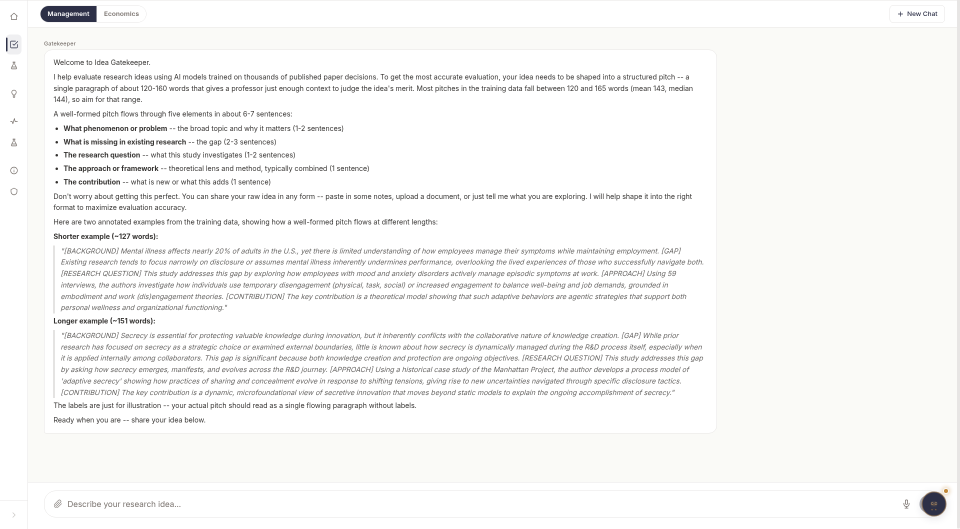
#> input picture platform/screenshots/03_new_evaluation_form.png, 1920 x 1058 px (shown at 1/2 size); its folder holds 4 pictures in this run
$ python make_figures.py
#> lines starting #> are read from the running program, lines starting #| are printed output that depends on the picture
"""Build submission figures (Nature/Science style). Data: Gong, Li & Zhou 2026 (arXiv:2603.16659v3, SI Tables ST1, ST13; main text Sec. 2)
and Li 2026c manuscript v3 (Table 2, SI Table 2, fig2 source data)."""
import matplotlib as mpl, matplotlib.pyplot as plt, numpy as np
from matplotlib.patches import FancyBboxPatch, FancyArrowPatch
from PIL import Image
import sys, os
HERE = os.path.dirname(os.path.abspath(__file__))
OUT = sys.argv[1] if len(sys.argv) > 1 else HERE
SHOTS = os.path.join(HERE, '..', 'platform', 'screenshots')
os.makedirs(OUT, exist_ok=True)
mpl.rcParams.update({'font.family':'sans-serif','font.sans-serif':['Arial','Liberation Sans','Nimbus Sans','DejaVu Sans'],
 'font.size':7,'axes.titlesize':7,'axes.labelsize':7,'xtick.labelsize':6.5,'ytick.labelsize':6.5,'legend.fontsize':6.5,
 'axes.linewidth':0.5,'xtick.major.width':0.5,'ytick.major.width':0.5,'xtick.major.size':2.5,'ytick.major.size':2.5,
 'axes.spines.top':False,'axes.spines.right':False,'pdf.fonttype':42,'ps.fonttype':42,'savefig.dpi':600,'lines.linewidth':0.8})
C = {'q30':'#0072B2','q4':'#009E73','nano':'#E69F00','grey':'#8C8C8C','red':'#D55E00','dark':'#222222','purple':'#CC79A7','sky':'#56B4E9'}
def letter(ax,s,x=-0.12,y=1.04): ax.text(x,y,s,transform=ax.transAxes,fontsize=9,fontweight='bold',va='bottom',ha='left')
def save(fig,name):
    for ext in ('pdf','png'): fig.savefig(f'{OUT}/{name}.{ext}',bbox_inches='tight',pad_inches=0.02)
    plt.close(fig)

# ---------- Figure 1: the gatekeeper ----------
fields=['Psychology','Economics','Communication','Sociology','Management','Political science','Business & finance','Public admin.']
# (SFT, base) per architecture, ST13a-c
q30={'Psychology':(85.5,31.5),'Economics':(69.5,25.5),'Communication':(67.5,31.5),'Sociology':(65.5,28.0),'Management':(58.3,22.5),'Political science':(58.5,24.5),'Business & finance':(53.5,28.5),'Public admin.':(55.0,23.5)}
q4 ={'Psychology':(76.0,25.0),'Economics':(64.0,25.0),'Communication':(61.0,25.0),'Sociology':(51.0,24.5),'Management':(59.2,26.7),'Political science':(50.5,25.0),'Business & finance':(53.5,25.5),'Public admin.':(51.0,25.0)}
nano={'Psychology':(81.5,30.0),'Economics':(68.5,25.0),'Communication':(60.5,24.0),'Sociology':(54.0,26.5),'Management':(57.5,25.0),'Political science':(54.0,26.0),'Business & finance':(55.5,26.0),'Public admin.':(53.5,24.0)}
ctrl={'Psychology':33.5,'Economics':44.5,'Communication':31.5,'Sociology':31.9,'Management':38.8,'Political science':35.0,'Business & finance':33.5,'Public admin.':30.0}  # ST1 best non-SFT control
fig=plt.figure(figsize=(7.2,3.0))
gs=fig.add_gridspec(1,2,width_ratios=[1.35,1],wspace=0.55)
ax=fig.add_subplot(gs[0])
y=np.arange(len(fields))[::-1]
off={'q30':0.22,'nano':0.0,'q4':-0.22}
for key,d,lab in [('q30',q30,'Qwen3-30B-A3B'),('nano',nano,'GPT-4.1-nano'),('q4',q4,'Qwen3-4B')]:
    for i,f in enumerate(fields):
        s,b=d[f]; yy=y[i]+off[key]
        ax.plot([b,s],[yy,yy],color=C[key],lw=0.7,alpha=0.8)
        ax.scatter([b],[yy],s=9,facecolor='white',edgecolor=C[key],lw=0.6,zorder=3)
        ax.scatter([s],[yy],s=9,color=C[key],zorder=3,label=lab if i==0 else None)
ax.scatter([ctrl[f] for f in fields],y,marker='D',s=8,color=C['red'],zorder=4,label='Best non-fine-tuned control')
ax.axvline(25,ls='--',lw=0.5,color=C['grey']); ax.text(25.5,7.55,'Chance',fontsize=6,color=C['grey'])
ax.set_yticks(y); ax.set_yticklabels(fields); ax.set_xlim(18,92); ax.set_ylim(-0.6,7.9)
ax.set_xlabel('Four-tier accuracy on held-out benchmark (%)')
ax.legend(loc='lower center',bbox_to_anchor=(0.45,1.0),ncol=2,frameon=False,handletextpad=0.3,columnspacing=1.0,borderaxespad=0.1)
letter(ax,'a',x=-0.36,y=1.13)
ax2=fig.add_subplot(gs[1])
rows=[('Chance',25.0,C['grey']),('Frontier mean (11 models)',31.1,C['red']),('Best frontier (Gemini 3.1 Pro)',38.8,C['red']),
      ('Junior individual mean (n = 174)',31.7,C['sky']),('Junior majority vote',40.8,C['sky']),('Expert individual mean (n = 48)',36.2,C['purple']),
      ('Expert majority vote',41.6,C['purple']),('Fine-tuned GPT-4.1-nano',57.5,C['nano']),('Fine-tuned Qwen3-30B-A3B',58.3,C['q30']),('Fine-tuned Qwen3-4B',59.2,C['q4'])]
yy=np.arange(len(rows))[::-1]
ax2.barh(yy,[r[1] for r in rows],color=[r[2] for r in rows],height=0.62,edgecolor='none')
for yi,r in zip(yy,rows): ax2.text(r[1]+0.8,yi,f'{r[1]:.1f}',va='center',fontsize=6)
ax2.set_yticks(yy); ax2.set_yticklabels([r[0] for r in rows]); ax2.set_xlim(0,70)
ax2.set_xlabel('Accuracy on management benchmark (%)')
ax2.text(1.0,-0.20,'Majority votes exclude ties (experts 89, juniors 103 of 120 items)',transform=ax2.transAxes,ha='right',va='top',fontsize=5.6,color=C['grey'])
letter(ax2,'b',x=-0.78,y=1.13)
save(fig,'Fig1_gatekeeper')
#> the loop in save, `for ext in ('pdf','png'): fig.savefig(f'{OUT}/{name}.{ext}',bbox_inche..` made 2 passes
#> pass 1, in save, `for ext in ('pdf','png'): fig.savefig(f'{OUT}/{name}.{ext}',bbox_inche..`:
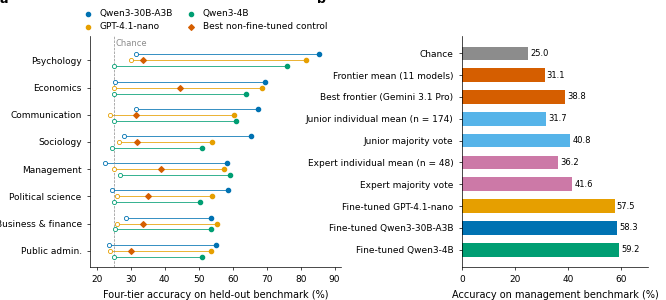
#> figure drawn by matplotlib, 2 panels

# ---------- Figure 2: auto-research loop ----------
fig=plt.figure(figsize=(7.2,3.1))
gs=fig.add_gridspec(1,2,width_ratios=[1,1.1],wspace=0.32)
ax=fig.add_subplot(gs[0]); ax.set_xlim(0,10); ax.set_ylim(0,10); ax.axis('off')
def box(ax,x,y,w,h,t,fc='#F2F2F2',ec='#444444',fs=6.3,bold=False):
    ax.add_patch(FancyBboxPatch((x,y),w,h,boxstyle='round,pad=0.02,rounding_size=0.25',fc=fc,ec=ec,lw=0.6))
    ax.text(x+w/2,y+h/2,t,ha='center',va='center',fontsize=fs,fontweight='bold' if bold else 'normal',linespacing=1.15)
def arr(ax,a,b,rad=0.0):
    ax.add_patch(FancyArrowPatch(a,b,arrowstyle='-|>',mutation_scale=6,lw=0.6,color='#444444',connectionstyle=f'arc3,rad={rad}'))
box(ax,0.0,8.0,10.0,1.6,'Investigator: research brief, 15 written\ndirectives, feasibility threshold set in advance',fc='#E8F1F8',fs=5.8)
box(ax,0.0,5.2,3.2,1.9,'Propose\nchange one\nelement',fs=5.8)
box(ax,3.4,5.2,3.2,1.9,'Generate\n50 pitches per\ncondition',fs=5.8)
box(ax,6.8,5.2,3.2,1.9,'Evaluate\nquality, novelty,\nfeasibility',fs=5.8)
box(ax,3.4,2.3,3.2,1.9,'Keep or discard\n(Pareto rule,\nlogged reason)',fs=5.8)
box(ax,0.0,0.1,10.0,1.5,'Validation: 1,200 blinded journal pitches\nand an independent pairwise judge',fc='#FBEFE6',fs=5.8)
arr(ax,(3.2,6.15),(3.4,6.15)); arr(ax,(6.6,6.15),(6.8,6.15)); arr(ax,(8.4,5.2),(6.6,3.6),rad=-0.2)
arr(ax,(3.5,3.25),(1.7,5.2),rad=-0.2); arr(ax,(5.0,8.0),(5.0,7.1)); arr(ax,(5.0,2.3),(5.0,1.6))
ax.text(0.0,3.9,'Agent\n(Claude Code)\nexecutes',fontsize=5.5,color=C['grey'],va='top')
ax.text(8.0,3.9,'Generators:\nGLM-5, GPT-5.4,\nothers',fontsize=5.5,color=C['grey'],va='top')
letter(ax,'a',x=0.0,y=1.0)
ax2=fig.add_subplot(gs[1])
base=[('M0 naive',2.411,0.300),('M1 gap-spotting',2.172,0.324),('M2 problematization',3.269,0.308),('M3 analogical import',3.662,0.355),
      ('M4 phenomenon-based',3.193,0.357),('M5 theory integration',3.009,0.312),('M6 disciplined imagination',3.379,0.318)]
for n,e,k in base:
    ax2.scatter(k,e,s=12,color=C['grey'],zorder=3)
    dx,dy,ha=(0.002,0.03,'left')
    if n.startswith('M1'): dy=-0.09
    if n.startswith('M4'): dx,dy,ha=-0.003,-0.02,'right'
    if n.startswith('M3'): dx,dy,ha=-0.002,0.045,'right'
    if n.startswith('M6'): dy=0.03
    ax2.text(k+dx,e+dy,n.split(' ')[0],fontsize=6,color=C['grey'],ha=ha)
pts=[('AR-01 winner (M3v06)',0.394,3.813,C['q30'],'o','left',0.002,-0.11),
     ('AR-02 headline\n(GPT-5.4, stacked prompt;\nfeasibility 2.44, inadmissible)',0.411,3.919,C['red'],'X','right',-0.003,0.03),
     ('AR-03 M6v05\n(feasibility 3.38)',0.379,3.390,C['q4'],'s','left',0.003,0.03),
     ('AR-03 M6v04\n(feasibility 3.38)',0.341,3.472,C['q4'],'s','right',-0.003,0.03)]
for n,k,e,c,m,ha,dx,dy in pts:
    ax2.scatter(k,e,s=20,color=c,marker=m,zorder=4); ax2.text(k+dx,e+dy,n,fontsize=5.8,color=c,ha=ha,va='bottom' if dy>0 else 'top',linespacing=1.1)
ax2.scatter(0.357,3.291,s=22,marker='D',facecolor='white',edgecolor=C['dark'],lw=0.8,zorder=4)
ax2.text(0.3585,3.24,'Exceptional-tier journals\n(AMJ, ASQ, OS; n = 300)',fontsize=5.8,va='top')
ax2.scatter(0.343,2.632,s=22,marker='D',facecolor='white',edgecolor=C['grey'],lw=0.8,zorder=4)
ax2.text(0.3445,2.60,'All 12 journals (n = 1,200)',fontsize=5.8,va='top',color=C['grey'])
ax2.axhline(3.291,lw=0.4,ls=':',color=C['dark']); ax2.axvline(0.357,lw=0.4,ls=':',color=C['dark'])
ax2.set_xlim(0.29,0.425); ax2.set_ylim(2.0,4.1)
ax2.set_xlabel('Novelty (mean cosine distance to 5 nearest pitches)'); ax2.set_ylabel('Quality (expected tier value, 1 to 4)')
letter(ax2,'b',x=-0.16)
save(fig,'Fig2_auto_research')
#> the loop in save (call 2), `for ext in ('pdf','png'): fig.savefig(f'{OUT}/{name}.{ext}',bbox_inche..` made 2 passes
#> pass 1, in save (call 2), `for ext in ('pdf','png'): fig.savefig(f'{OUT}/{name}.{ext}',bbox_inche..`:
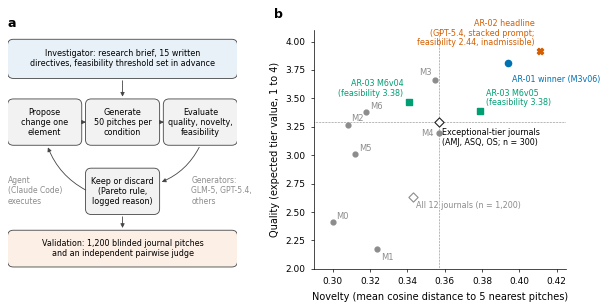
#> figure drawn by matplotlib, 2 panels

# ---------- Figure 3: platform screenshots ----------
shots=[('03_new_evaluation_form','New evaluation: idea reshaped into a pitch'),('04_evaluation_result_detail','Result: tier, probabilities, model agreement'),
       ('05_idea_lab_board','Idea Lab: rate AI-generated ideas'),('07_research_pulse','Research Pulse: literature monitoring')]
fig,axs=plt.subplots(2,2,figsize=(7.2,4.7));
for a,(f,t),l in zip(axs.flat,shots,'abcd'):
    a.imshow(Image.open(os.path.join(SHOTS,f'{f}.png'))); a.set_xticks([]); a.set_yticks([])
    for s in a.spines.values(): s.set_visible(True); s.set_linewidth(0.4); s.set_color('#999999')
#> (the run stopped early here; a loop or call above may not have finished)
